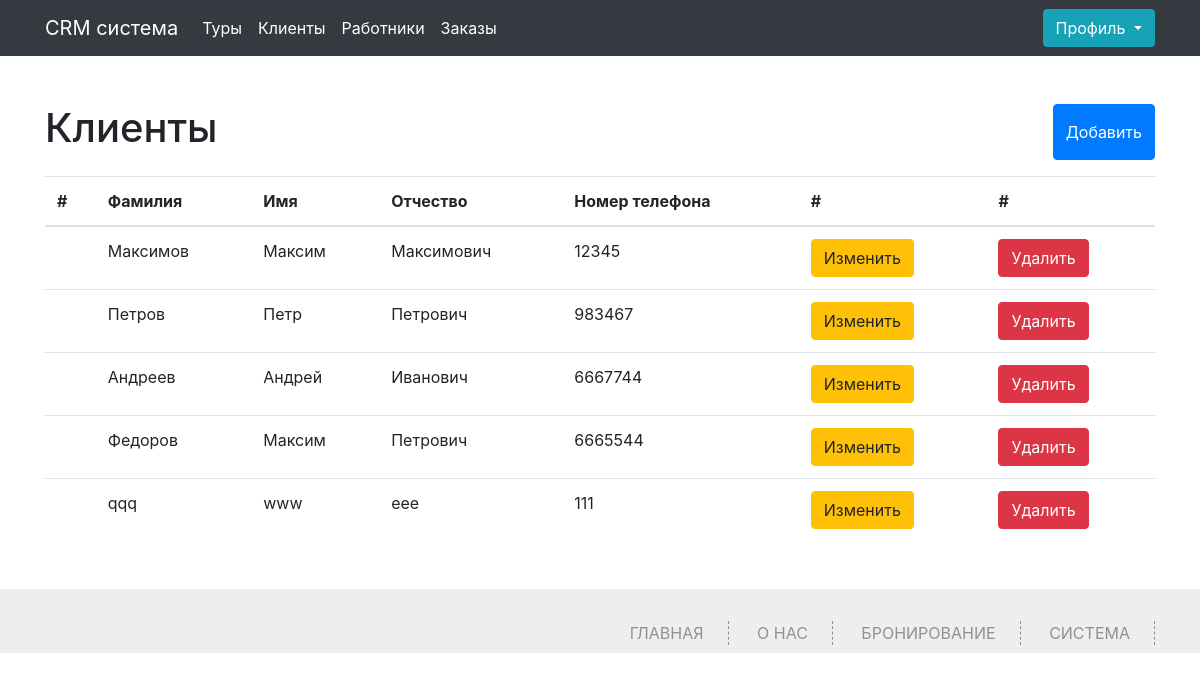
The page /clients (signed in) on the database as committed earlier.
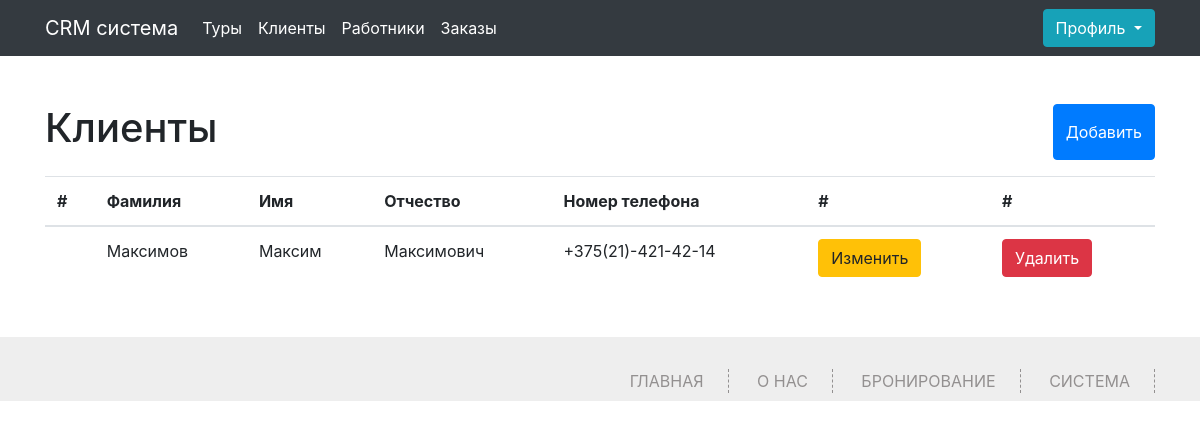
The same page on the database as committed later.
### app.py (models this page shows, shortened)
class Client(db.Model):
    id = db.Column(db.Integer,primary_key=True)
    name = db.Column(db.String(100))
    surname = db.Column(db.String(100))
    secondname = db.Column(db.String(100))
    phone = db.Column(db.Integer,unique=True)
    order_id = db.relationship('Orders', backref='client', lazy='dynamic')

### app.py (the view, shortened to what this page needs)
@app.route('/clients', methods=['GET', 'POST'])
def clients():
    if 'name' not in session:
        abort(401)
    clients = Client.query.all()
    return render_template("clients.html",clients=clients)

### app.py (called while the page is built)
@app.context_processor
def inject_user():
    def get_user_name():
        if 'name' in session:
            return Worker.query.filter_by(phone=session['name']).first()
    return dict(active_user=get_user_name())

### templates/clients.html (shortened to what this page needs)
{% extends 'base.html' %}
{% block main %}
<div class="container">
	<div class="content my-5">
		<div class="d-flex justify-content-between my-3">
			<h1>Клиенты</h1>
			<button type="button" class="btn btn-primary" data-toggle="modal" data-target="#exampleModal">
				Добавить
			  </button>
		</div>
  {% if not clients%}
  <h2>Список пуст!</h2>
  {%else%}
		<table class="table">
			<thead>
			  <tr>
				<th scope="col">#</th>
				<th scope="col">Фамилия</th>
				<th scope="col">Имя</th>
				<th scope="col">Отчество</th>
				<th scope="col">Номер телефона</th>
				<th scope="col">#</th>
				<th scope="col">#</th>
			  </tr>
			</thead>
			<tbody>
				{%for client in clients%}
			  <tr>
				<th scope="row"></th>
				<td>{{client.surname}}</td>
				<td>{{client.name}}</td>
				<td>{{client.secondname}}</td>
				<td>{{client.phone}}</td>
<td><button type="button" class="btn btn-warning" data-toggle="modal" data-target="#exampleModal{{client.id}}"> Изменить</button></td>
<td><a href="/delete_client/{{client.id}}" class="btn btn-danger">Удалить</a></td>
			  </tr>
			  {%endfor%}
			</tbody>
		  </table>
		  {%endif%}
	</div>
</div>
{% endblock %}

### templates/base.html (shortened to what this page needs)
<!DOCTYPE html>
<html>
	<head>
		<link href="../static/css/style.css" rel="stylesheet" type="text/css" media="all" />
		<link href="../static/css/bootstrap.css" rel="stylesheet" type="text/css" media="all">
	</head>
	<body>
		<nav class="navbar navbar-expand-lg navbar-dark bg-dark">
            <div class="container" bis_skin_checked="1">
              <a class="navbar-brand" href="/tur">CRM система</a>
              <div class="collapse navbar-collapse" id="navbarsExample07" bis_skin_checked="1">
                <ul class="navbar-nav mr-auto">
                  <li class="nav-item active">
                    <a class="nav-link" href="/tur">Туры</a>
                  </li>
                  <li class="nav-item active">
                    <a class="nav-link" href="/clients">Клиенты</a>
                  </li>
                  <li class="nav-item active">
                    <a class="nav-link" href="/workers">Работники</a>
                  </li>
                  <li class="nav-item active">
                    <a class="nav-link" href="/orders">Заказы</a>
                  </li>
                </ul>
                <div class="dropdown">
                    <button class="btn btn-info dropdown-toggle" type="button" data-toggle="dropdown" aria-expanded="false">
                      Профиль
                    </button>
                  </div>
              </div>
            </div>
          </nav>
          {% block main %} {% endblock %}
          <div class="footer ">
			<div class="container">
				<div class="footer-right">
					<div class="footer-nav">
						<ul>
							<li><a href="/">Главная</a></li>
								<li><a href="/#about">О нас</a></li>
								<li><a href="/#form">Бронирование</a></li>
								<li><a href="/tur">Система</a></li>
						</ul>
					</div>
				</div>
			</div>
		</div>
	</body>
</html>

### static/css/style.css (style rules this page uses)
html,body { font-family: 'Open Sans', sans-serif; background:#FFF; font-size:100%; }
*, *:after, *::before { -webkit-box-sizing: border-box; -moz-box-sizing: border-box; box-sizing: border-box; }
.footer { background:#eeeeee; padding:2em 0; }
.footer-right { float:right; }
.footer-nav ul { padding:0; margin:0; }
.footer-nav ul li { display: inline-block; padding: 0 1.5em; border-right: solid 1px #939090; border-right-style: dashed }
.footer-nav ul li a { color: #939090; font-size: 16px; text-decoration: none; text-transform: uppercase; }

Rows that differ between the two databases and show on the page:
removed Client: surname "Петров", name "Петр", secondname "Петрович", phone "983467"
removed Client: surname "Андреев", name "Андрей", secondname "Иванович", phone "6667744"
removed Client: surname "Федоров", name "Максим", secondname "Петрович", phone "6665544"
removed Client: surname "qqq", name "www", secondname "eee", phone "111"
changed Client "Максимов": phone "12345" → "+375(21)-421-42-14"
